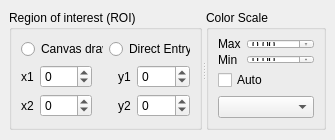
           <widget class="QWidget" name="widget" native="true">
            <property name="sizePolicy">
             <sizepolicy hsizetype="Fixed" vsizetype="Fixed">
              <horstretch>0</horstretch>
              <verstretch>130</verstretch>
             </sizepolicy>
            </property>
            <property name="minimumSize">
             <size>
              <width>330</width>
              <height>140</height>
             </size>
            </property>
            <property name="maximumSize">
             <size>
              <width>16777215</width>
              <height>140</height>
             </size>
            </property>
            <widget class="QSplitter" name="splitter">
             <property name="geometry">
              <rect>
               <x>9</x>
               <y>10</y>
               <width>317</width>
               <height>120</height>
              </rect>
             </property>
             <property name="orientation">
              <enum>Qt::Horizontal</enum>
             </property>
             <widget class="QGroupBox" name="ROIBox">
              <property name="sizePolicy">
               <sizepolicy hsizetype="Fixed" vsizetype="Fixed">
                <horstretch>0</horstretch>
                <verstretch>0</verstretch>
               </sizepolicy>
              </property>
              <property name="minimumSize">
               <size>
                <width>190</width>
                <height>120</height>
               </size>
              </property>
              <property name="maximumSize">
               <size>
                <width>16777215</width>
                <height>100</height>
               </size>
              </property>
              <property name="title">
               <string>Region of interest (ROI)</string>
              </property>
              <layout class="QGridLayout" name="gridLayout_12">
               <item row="0" column="0">
                <widget class="QRadioButton" name="ROICanvas">
                 <property name="text">
                  <string>Canvas draw</string>
                 </property>
                </widget>
               </item>
               <item row="1" column="0" colspan="2">
                <layout class="QGridLayout" name="gridLayout_4">
                 <item row="1" column="1">
                  <widget class="QSpinBox" name="ROIx2">
                   <property name="minimum">
                    <number>-1000</number>
                   </property>
                   <property name="maximum">
                    <number>10000</number>
                   </property>
                  </widget>
                 </item>
                 <item row="0" column="0">
                  <widget class="QLabel" name="label_12">
                   <property name="text">
                    <string>x1</string>
                   </property>
                  </widget>
                 </item>
                 <item row="0" column="3">
                  <widget class="QLabel" name="label_14">
                   <property name="maximumSize">
                    <size>
                     <width>20</width>
                     <height>16777215</height>
                    </size>
                   </property>
                   <property name="text">
                    <string>y1</string>
                   </property>
                  </widget>
                 </item>
                 <item row="1" column="0">
                  <widget class="QLabel" name="label_13">
                   <property name="maximumSize">
                    <size>
                     <width>20</width>
                     <height>16777215</height>
                    </size>
                   </property>
                   <property name="text">
                    <string>x2</string>
                   </property>
                  </widget>
                 </item>
                 <item row="1" column="3">
                  <widget class="QLabel" name="label_15">
                   <property name="text">
                    <string>y2</string>
                   </property>
                  </widget>
                 </item>
                 <item row="1" column="4">
                  <widget class="QSpinBox" name="ROIy2">
                   <property name="minimum">
                    <number>-1000</number>
                   </property>
                   <property name="maximum">
                    <number>10000</number>
                   </property>
                  </widget>
                 </item>
                 <item row="0" column="4">
                  <widget class="QSpinBox" name="ROIy1">
                   <property name="minimum">
                    <number>-1000</number>
                   </property>
                   <property name="maximum">
                    <number>10000</number>
                   </property>
                  </widget>
                 </item>
                 <item row="0" column="2">
                  <spacer name="horizontalSpacer_3">
                   <property name="orientation">
                    <enum>Qt::Horizontal</enum>
                   </property>
                   <property name="sizeType">
                    <enum>QSizePolicy::Fixed</enum>
                   </property>
                   <property name="sizeHint" stdset="0">
                    <size>
                     <width>20</width>
                     <height>20</height>
                    </size>
                   </property>
                  </spacer>
                 </item>
                 <item row="0" column="1">
                  <widget class="QSpinBox" name="ROIx1">
                   <property name="minimum">
                    <number>-1000</number>
                   </property>
                   <property name="maximum">
                    <number>10000</number>
                   </property>
                  </widget>
                 </item>
                </layout>
               </item>
               <item row="0" column="1">
                <widget class="QRadioButton" name="ROIDirect">
                 <property name="text">
                  <string>Direct Entry</string>
                 </property>
                </widget>
               </item>
              </layout>
             </widget>
             <widget class="QGroupBox" name="groupBox">
              <property name="sizePolicy">
               <sizepolicy hsizetype="Fixed" vsizetype="Fixed">
                <horstretch>0</horstretch>
                <verstretch>0</verstretch>
               </sizepolicy>
              </property>
              <property name="minimumSize">
               <size>
                <width>120</width>
                <height>120</height>
               </size>
              </property>
              <property name="maximumSize">
               <size>
                <width>100</width>
                <height>120</height>
               </size>
              </property>
              <property name="title">
               <string>Color Scale</string>
              </property>
              <layout class="QVBoxLayout" name="verticalLayout_2">
               <item>
                <layout class="QGridLayout" name="gridLayout_8">
                 <item row="1" column="1">
                  <widget class="QDoubleSpinBox" name="CLimSpinMin">
                   <property name="minimum">
                    <double>-100000.000000000000000</double>
                   </property>
                   <property name="maximum">
                    <double>100000.000000000000000</double>
                   </property>
                  </widget>
                 </item>
                 <item row="0" column="0">
                  <widget class="QLabel" name="label_31">
                   <property name="text">
                    <string>Max</string>
                   </property>
                  </widget>
                 </item>
                 <item row="0" column="1">
                  <widget class="QDoubleSpinBox" name="CLimSpinMax">
                   <property name="minimum">
                    <double>-100000.000000000000000</double>
                   </property>
                   <property name="maximum">
                    <double>100000.000000000000000</double>
                   </property>
                  </widget>
                 </item>
                 <item row="1" column="0">
                  <widget class="QLabel" name="label_32">
                   <property name="text">
                    <string>Min</string>
                   </property>
                  </widget>
                 </item>
                </layout>
               </item>
               <item>
                <widget class="QCheckBox" name="CLimAuto">
                 <property name="text">
                  <string>Auto</string>
                 </property>
                </widget>
               </item>
               <item>
                <widget class="QComboBox" name="cmapCombo"/>
               </item>
              </layout>
             </widget>
            </widget>
           </widget>
